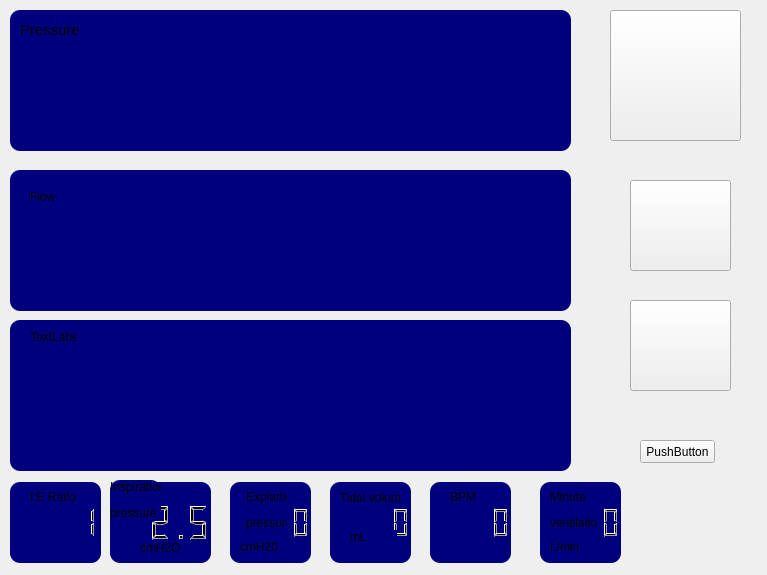
<?xml version="1.0" encoding="UTF-8"?>
<ui version="4.0">
 <class>Form</class>
 <widget class="QWidget" name="Form">
  <property name="geometry">
   <rect>
    <x>0</x>
    <y>0</y>
    <width>767</width>
    <height>575</height>
   </rect>
  </property>
  <property name="windowTitle">
   <string>Form</string>
  </property>
  <property name="styleSheet">
   <string notr="true">QFrame{
background-color: rgb(0, 0, 127);
border-radius:10px;
border:solid None rgb(255,255,255);





}</string>
  </property>
  <widget class="QPushButton" name="pushButton">
   <property name="geometry">
    <rect>
     <x>610</x>
     <y>10</y>
     <width>131</width>
     <height>131</height>
    </rect>
   </property>
   <property name="styleSheet">
    <string notr="true">background:url(:/newPrefix/New folder/triggerOff_dark.png)</string>
   </property>
   <property name="text">
    <string/>
   </property>
  </widget>
  <widget class="QPushButton" name="pushButton_2">
   <property name="geometry">
    <rect>
     <x>630</x>
     <y>180</y>
     <width>101</width>
     <height>91</height>
    </rect>
   </property>
   <property name="styleSheet">
    <string notr="true">background:url(:/newPrefix/New folder/default_view_dark.png)</string>
   </property>
   <property name="text">
    <string/>
   </property>
  </widget>
  <widget class="QPushButton" name="pushButton_3">
   <property name="geometry">
    <rect>
     <x>630</x>
     <y>300</y>
     <width>101</width>
     <height>91</height>
    </rect>
   </property>
   <property name="styleSheet">
    <string notr="true">background:url(:/newPrefix/New folder/start_dark.png)</string>
   </property>
   <property name="text">
    <string/>
   </property>
  </widget>
  <widget class="QPushButton" name="pushButton_4">
   <property name="geometry">
    <rect>
     <x>640</x>
     <y>440</y>
     <width>75</width>
     <height>23</height>
    </rect>
   </property>
   <property name="text">
    <string>PushButton</string>
   </property>
  </widget>
  <widget class="QGraphicsView" name="graphicsView">
   <property name="geometry">
    <rect>
     <x>10</x>
     <y>10</y>
     <width>561</width>
     <height>141</height>
    </rect>
   </property>
  </widget>
  <widget class="QGraphicsView" name="graphicsView_2">
   <property name="geometry">
    <rect>
     <x>10</x>
     <y>170</y>
     <width>561</width>
     <height>141</height>
    </rect>
   </property>
  </widget>
  <widget class="QGraphicsView" name="graphicsView_3">
   <property name="geometry">
    <rect>
     <x>10</x>
     <y>320</y>
     <width>561</width>
     <height>151</height>
    </rect>
   </property>
  </widget>
  <widget class="QLabel" name="label">
   <property name="geometry">
    <rect>
     <x>20</x>
     <y>20</y>
     <width>71</width>
     <height>21</height>
    </rect>
   </property>
   <property name="text">
    <string>&lt;html&gt;&lt;head/&gt;&lt;body&gt;&lt;p&gt;&lt;span style=&quot; font-size:11pt;&quot;&gt;Pressure&lt;/span&gt;&lt;/p&gt;&lt;/body&gt;&lt;/html&gt;</string>
   </property>
  </widget>
  <widget class="QLabel" name="label_2">
   <property name="geometry">
    <rect>
     <x>30</x>
     <y>190</y>
     <width>47</width>
     <height>13</height>
    </rect>
   </property>
   <property name="text">
    <string>Flow</string>
   </property>
  </widget>
  <widget class="QLabel" name="label_3">
   <property name="geometry">
    <rect>
     <x>30</x>
     <y>330</y>
     <width>47</width>
     <height>13</height>
    </rect>
   </property>
   <property name="text">
    <string>TextLabel</string>
   </property>
  </widget>
  <widget class="QLCDNumber" name="lcdNumber">
   <property name="geometry">
    <rect>
     <x>10</x>
     <y>482</y>
     <width>91</width>
     <height>81</height>
    </rect>
   </property>
   <property name="mode">
    <enum>QLCDNumber::Dec</enum>
   </property>
   <property name="value" stdset="0">
    <double>1.000000000000000</double>
   </property>
  </widget>
  <widget class="QLCDNumber" name="lcdNumber_2">
   <property name="geometry">
    <rect>
     <x>110</x>
     <y>482</y>
     <width>101</width>
     <height>81</height>
    </rect>
   </property>
   <property name="value" stdset="0">
    <double>2.500000000000000</double>
   </property>
  </widget>
  <widget class="QLCDNumber" name="lcdNumber_3">
   <property name="geometry">
    <rect>
     <x>230</x>
     <y>482</y>
     <width>81</width>
     <height>81</height>
    </rect>
   </property>
  </widget>
  <widget class="QLCDNumber" name="lcdNumber_4">
   <property name="geometry">
    <rect>
     <x>330</x>
     <y>482</y>
     <width>81</width>
     <height>81</height>
    </rect>
   </property>
  </widget>
  <widget class="QLCDNumber" name="lcdNumber_5">
   <property name="geometry">
    <rect>
     <x>430</x>
     <y>482</y>
     <width>81</width>
     <height>81</height>
    </rect>
   </property>
  </widget>
  <widget class="QLCDNumber" name="lcdNumber_6">
   <property name="geometry">
    <rect>
     <x>540</x>
     <y>482</y>
     <width>81</width>
     <height>81</height>
    </rect>
   </property>
  </widget>
  <widget class="QLabel" name="label_4">
   <property name="geometry">
    <rect>
     <x>30</x>
     <y>490</y>
     <width>47</width>
     <height>13</height>
    </rect>
   </property>
   <property name="text">
    <string>I:E Ratio</string>
   </property>
  </widget>
  <widget class="QLabel" name="label_5">
   <property name="geometry">
    <rect>
     <x>450</x>
     <y>490</y>
     <width>47</width>
     <height>13</height>
    </rect>
   </property>
   <property name="text">
    <string>BPM</string>
   </property>
  </widget>
  <widget class="QLabel" name="label_6">
   <property name="geometry">
    <rect>
     <x>110</x>
     <y>480</y>
     <width>51</width>
     <height>41</height>
    </rect>
   </property>
   <property name="text">
    <string>&lt;html&gt;&lt;head/&gt;&lt;body&gt;&lt;p&gt;Inspiration&lt;/p&gt;&lt;p&gt; pressure&lt;/p&gt;&lt;/body&gt;&lt;/html&gt;</string>
   </property>
  </widget>
  <widget class="QLabel" name="label_7">
   <property name="geometry">
    <rect>
     <x>140</x>
     <y>540</y>
     <width>47</width>
     <height>16</height>
    </rect>
   </property>
   <property name="text">
    <string>cmH2O</string>
   </property>
  </widget>
  <widget class="QLabel" name="label_8">
   <property name="geometry">
    <rect>
     <x>246</x>
     <y>490</y>
     <width>41</width>
     <height>41</height>
    </rect>
   </property>
   <property name="text">
    <string>&lt;html&gt;&lt;head/&gt;&lt;body&gt;&lt;p&gt;Expiartion &lt;/p&gt;&lt;p&gt;pressure&lt;/p&gt;&lt;/body&gt;&lt;/html&gt;</string>
   </property>
  </widget>
  <widget class="QLabel" name="label_9">
   <property name="geometry">
    <rect>
     <x>240</x>
     <y>540</y>
     <width>47</width>
     <height>13</height>
    </rect>
   </property>
   <property name="text">
    <string>cmH20</string>
   </property>
  </widget>
  <widget class="QLabel" name="label_10">
   <property name="geometry">
    <rect>
     <x>340</x>
     <y>490</y>
     <width>61</width>
     <height>16</height>
    </rect>
   </property>
   <property name="text">
    <string>Tidal volume</string>
   </property>
  </widget>
  <widget class="QLabel" name="label_11">
   <property name="geometry">
    <rect>
     <x>350</x>
     <y>530</y>
     <width>47</width>
     <height>13</height>
    </rect>
   </property>
   <property name="text">
    <string>mL</string>
   </property>
  </widget>
  <widget class="QLabel" name="label_12">
   <property name="geometry">
    <rect>
     <x>550</x>
     <y>490</y>
     <width>47</width>
     <height>41</height>
    </rect>
   </property>
   <property name="text">
    <string>&lt;html&gt;&lt;head/&gt;&lt;body&gt;&lt;p&gt;Minute&lt;/p&gt;&lt;p&gt; ventilation&lt;/p&gt;&lt;/body&gt;&lt;/html&gt;</string>
   </property>
  </widget>
  <widget class="QLabel" name="label_13">
   <property name="geometry">
    <rect>
     <x>550</x>
     <y>540</y>
     <width>47</width>
     <height>13</height>
    </rect>
   </property>
   <property name="text">
    <string>L/min</string>
   </property>
  </widget>
 </widget>
 <resources>
  <include location="ui.qrc"/>
 </resources>
 <connections/>
</ui>
